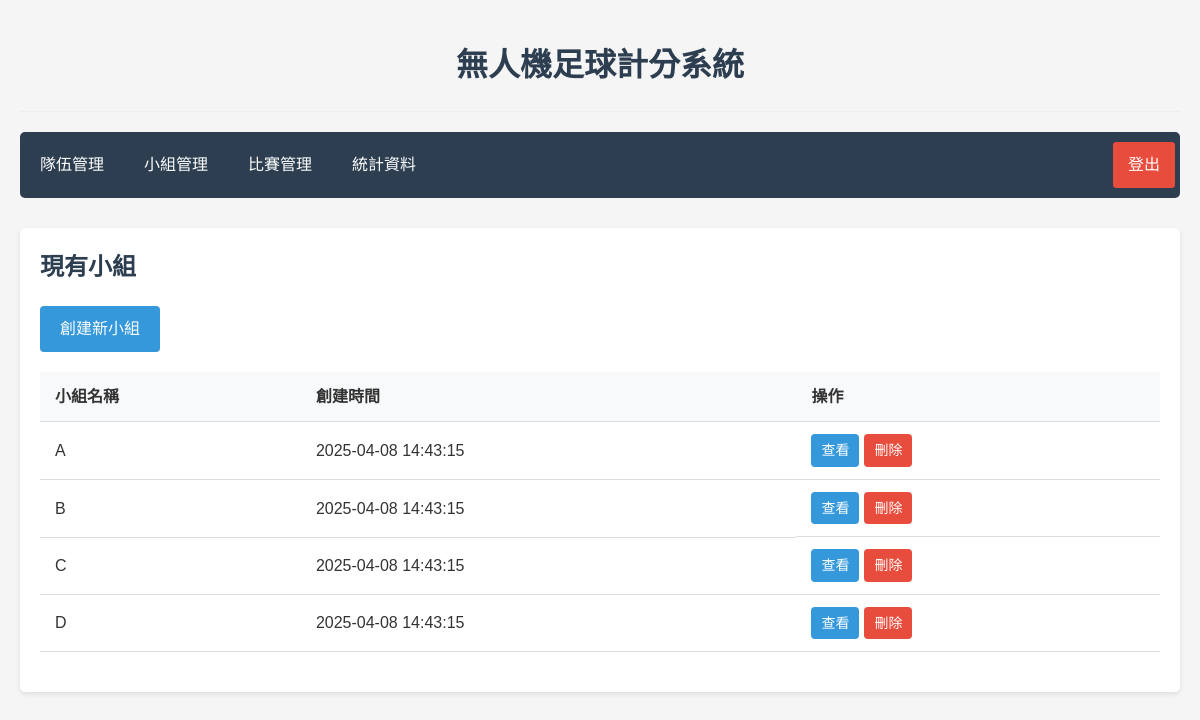
Page /modules/creategroup/list.php (signed in) on the committed database.
### tables this page shows
CREATE TABLE IF NOT EXISTS team_groups (
    group_id INT AUTO_INCREMENT PRIMARY KEY,
    group_name CHAR(1) NOT NULL UNIQUE,
    max_teams INT DEFAULT 4 NOT NULL,
    created_at TIMESTAMP DEFAULT CURRENT_TIMESTAMP
);

### src/modules/creategroup/list.php (the view, shortened to what this page needs)
<?php
$db = Database::getInstance();
$pdo = $db->getConnection();
$stmt = $pdo->query("SELECT * FROM team_groups ORDER BY group_name");
$groups = $stmt->fetchAll();
include __DIR__ . '/../../includes/header.php';
?>
<div class="list-section">
    <h2>現有小組</h2>
    <div class="action-links">
        <a href="create.php" class="button">創建新小組</a>
    </div>
    <table class="data-table">
        <thead>
            <tr>
                <th>小組名稱</th>
                <th>創建時間</th>
                <th>操作</th>
            </tr>
        </thead>
        <tbody>
            <?php if (count($groups) > 0): ?>
                <?php foreach ($groups as $group): ?>
                <tr>
                    <td><?= htmlspecialchars($group['group_name']) ?></td>
                    <td><?= htmlspecialchars($group['created_at']) ?></td>
                    <td class="actions">
                        <a href="view.php?id=<?= $group['group_id'] ?>" class="button small">查看</a>
                        <a href="delete.php?id=<?= $group['group_id'] ?>" class="button small delete" onclick="return confirm('確定要刪除此小組嗎？')">刪除</a>
                    </td>
                </tr>
                <?php endforeach; ?>
            <?php else: ?>
                <tr>
                    <td colspan="3" class="no-data">暫無小組資料</td>
                </tr>
            <?php endif; ?>
        </tbody>
    </table>
</div>
<?php include __DIR__ . '/../../includes/footer.php'; ?>

### src/assets/css/style.css (style rules this page uses)
* { margin: 0; padding: 0; box-sizing: border-box; }
body { font-family: 'Microsoft JhengHei', Arial, sans-serif; background-color: #f5f5f5; color: #333; line-height: 1.6; }
h1, h2, h3 { margin-bottom: 20px; color: #2c3e50; }
button, .button { display: inline-block; background-color: #3498db; color: #fff; border: none; padding: 10px 20px; border-radius: 4px; cursor: pointer; text-decoration: none; font-size: 16px; transition: background-color 0.3s; }
.button.small { padding: 5px 10px; font-size: 14px; }
.button.delete { background-color: #e74c3c; }
.data-table { width: 100%; border-collapse: collapse; margin-bottom: 20px; }
.data-table th, .data-table td { padding: 12px 15px; text-align: left; border-bottom: 1px solid #ddd; }
.data-table th { background-color: #f8f9fa; font-weight: bold; }
.data-table .actions { display: flex; gap: 5px; }
.list-section { background-color: #fff; padding: 20px; border-radius: 5px; box-shadow: 0 2px 5px rgba(0, 0, 0, 0.1); }
.action-links { margin: 20px 0; display: flex; gap: 10px; }

### rows in the picture
team_groups: group_name "A", created_at "2025-04-08 14:43:15"
team_groups: group_name "B", created_at "2025-04-08 14:43:15"
team_groups: group_name "C", created_at "2025-04-08 14:43:15"
team_groups: group_name "D", created_at "2025-04-08 14:43:15"
